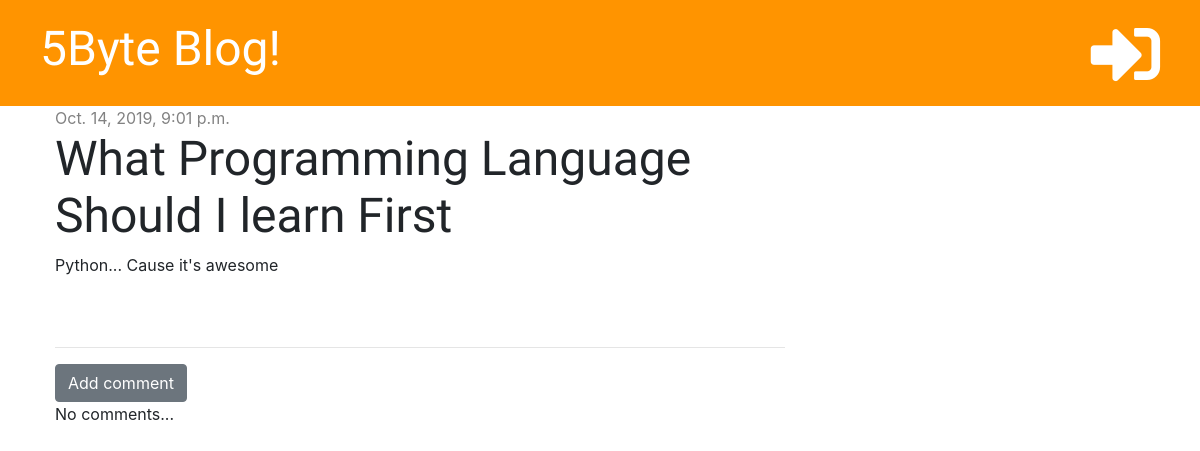
Before: /post/1 with the older database file.
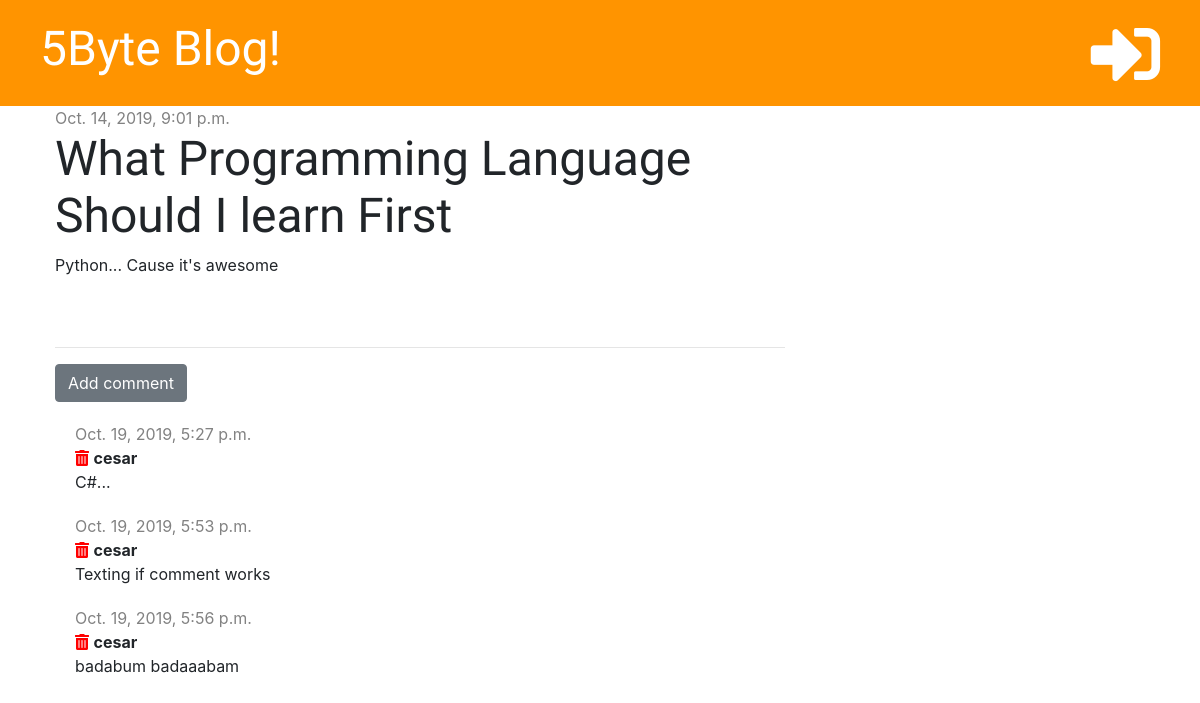
After: the same page with the newer database file.
### blog/models.py (models this page shows, shortened)
class Comment(models.Model):
    post=models.ForeignKey('blog.Post', on_delete=models.CASCADE, related_name='comments') # Si elimino el blog post, todos los comentarios relacionados con el , se eliminan, ya que es una foreing key
    author=models.CharField(max_length=200)
    text= models.TextField()
    created_date=models.DateTimeField(default=timezone.now)

### blog/views.py (the view)
# urls.py: path('post/<int:pk>', views.post_detail , name='post_detail'),
def post_detail(request,pk):
    post = get_object_or_404 (Post,pk=pk)
    stuff_for_frontent={'post':post}
    return render(request, 'blog/post_detail.html',stuff_for_frontent)

### blog/templates/blog/post_detail.html (shortened to what this page needs)
{% extends 'blog/base.html' %}
{% block content %}
      <div class="post">
          {% if post.published_date %}
              <div class="date">
                {{post.published_date}}
              </div>
          {%else%}
          <a href="{% url 'post_publish' pk=post.pk %}" class='btn btn-primary'>Publish</a>
          {%endif%}
          <h1>{{post.title}}</h1>
          <p>{{post.text | linebreaksbr}}</p>
        </div>
        <hr>
        <a href="{%url 'add_comment_to_post' pk=post.pk%}" class='btn btn-secondary'>Add comment</a>
        {% for comment in post.comments.all %}
          <div class="comment">
            <div class="date">
                {{comment.created_date}}
            </div>
            <a href="{% url 'comment_remove' pk=comment.pk %}"><i class="fas fa-trash-alt" style='color:red'></i></a>
            <strong>{{comment.author}}</strong>
            <p>{{comment.text}}</p>
          </div>
        {%empty%}
            <p>No comments...</p>
        {%endfor%}
{%endblock%}

Changed rows visible on the page:
added Comment: created_date "Oct. 19, 2019, 5:27 p.m.", author "cesar", text "C#..."
added Comment: created_date "Oct. 19, 2019, 5:53 p.m.", author "cesar", text "Texting if comment works"
added Comment: created_date "Oct. 19, 2019, 5:56 p.m.", author "cesar", text "badabum badaaabam"
Other visible differences:
text no longer shown: "No comments..."
